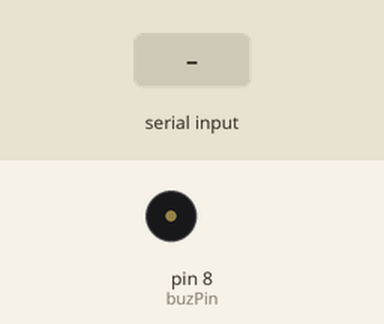
This sketch was run on a simulated Arduino Uno, built with avr-gcc and run on an emulated ATmega328P. On the bench: buzzer (waves = sounding). The test bench sets the inputs (shaded band). What the sketch prints to the serial monitor is not drawn.

Above: at 1.2 s.
1.3 s: "90,45\n" received over Serial
Timing chart, 0 to 4.3 s (numbered marks = the images above; inputs shaded):
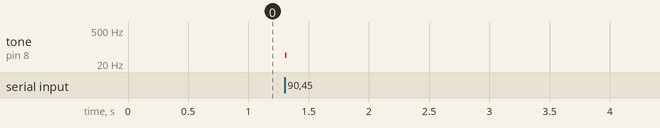

Measured:
- after the input at 1.3 s, tone on pin 8 (buzPin): silent → 45 Hz at once, → silent 0.01 s later

The sketch:

piarduano_receiver.ino
```cpp
/*
* Receives the input from the Piarduano OSX app and controlls an buzzer..
* Couldn't be any simpler :)
* Observation: if you enter a non-nummeric character after the frequency in the serial, the serial.available somehow gives another '0' after the timeout
* .. which causes the buzzer to stop buzzing...
*/

#define buzPin 8

void setup() {
  pinMode(buzPin, OUTPUT);
  Serial.begin(9600);
  Serial.setTimeout(10); // to reduce the lag

  while (!Serial) { ; } // wait for serial to connect
  Serial.print("Greetings, human. I'll be your arduino for today."); // greet :) (don't use println)
}

void loop() {
  if (Serial.available()) {
    float frequency = Serial.parseFloat();
    if (frequency == 0) {
      noTone(buzPin);
    } else {
      // uncomment the following line if you want to have feedback:
      //Serial.print(frequency);
      tone(buzPin, frequency);
    }
  }
}
```
